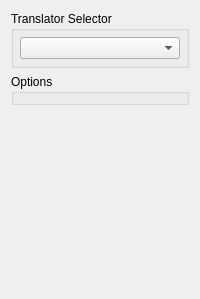
                     <widget class="QWidget" name="focusOptionTranslator">
                      <attribute name="title">
                       <string>Translator</string>
                      </attribute>
                      <layout class="QVBoxLayout" name="verticalLayout_8">
                       <item>
                        <widget class="QGroupBox" name="groupBox_9">
                         <property name="title">
                          <string>Translator Selector</string>
                         </property>
                         <layout class="QHBoxLayout" name="horizontalLayout_14">
                          <property name="leftMargin">
                           <number>6</number>
                          </property>
                          <property name="topMargin">
                           <number>6</number>
                          </property>
                          <property name="rightMargin">
                           <number>6</number>
                          </property>
                          <property name="bottomMargin">
                           <number>6</number>
                          </property>
                          <item>
                           <widget class="QComboBox" name="focusTranslatorOptions"/>
                          </item>
                         </layout>
                        </widget>
                       </item>
                       <item>
                        <widget class="QGroupBox" name="focusTranslatorSelector">
                         <property name="title">
                          <string>Options</string>
                         </property>
                        </widget>
                       </item>
                       <item>
                        <spacer name="verticalSpacer_6">
                         <property name="orientation">
                          <enum>Qt::Vertical</enum>
                         </property>
                         <property name="sizeHint" stdset="0">
                          <size>
                           <width>20</width>
                           <height>183</height>
                          </size>
                         </property>
                        </spacer>
                       </item>
                      </layout>
                     </widget>
